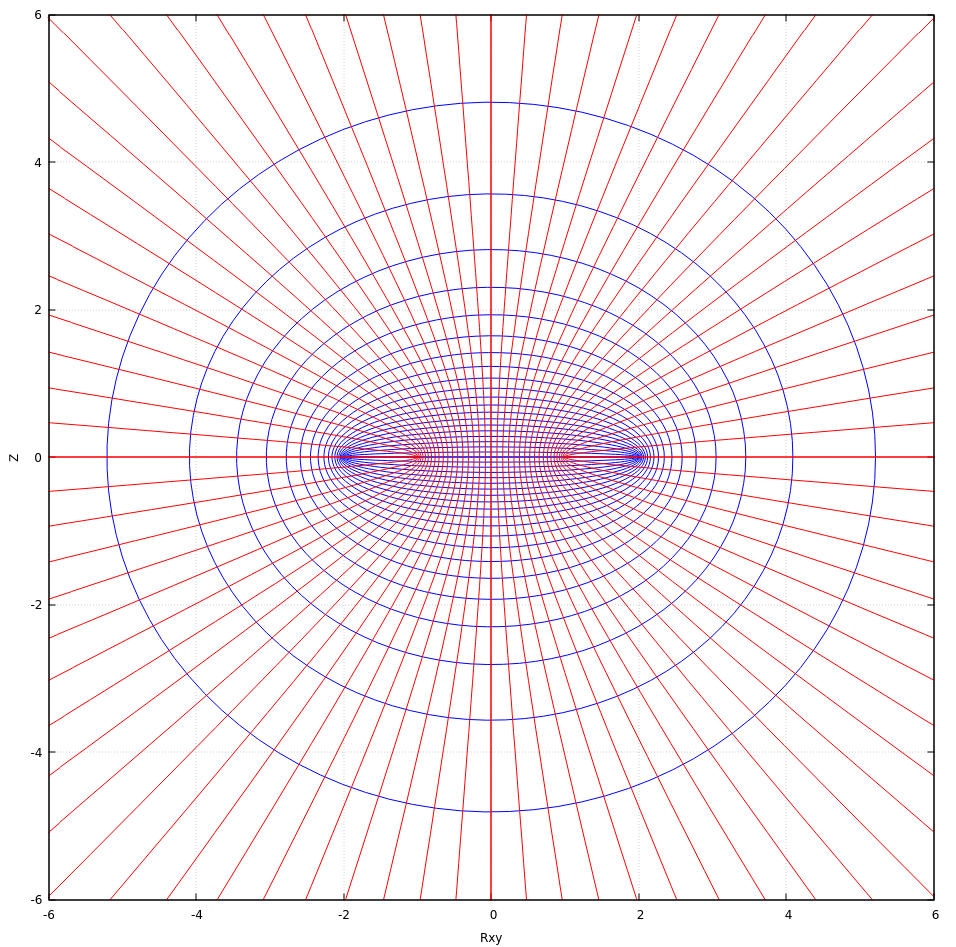

Generate this figure with gnuplot:

# gnuplot script for plot (v)

reset

set style line 1 \
    linewidth 1.000 \
    dashtype solid \
    pointtype 1 \
    pointsize 1 \
    pointinterval 0


                

unset autoscale
set xrange [-6.0:6.0]
set xlabel "Rxy"
set yrange [-6.0:6.0]
set ylabel "Z"
set size square

unset key
set grid

set parametric
set isosamples 30
set trange [0:2*pi]


res = 20 #resolution
d = 2    #parameter d

Er(x1,t) = sqrt(x1**2+d**2)*cos(t)
Ez(x1,t) = x1*sin(t)

Hr(x2,t) = sqrt(1-x2**2)*cosh(t)
Hz(x2,t) = x2*sinh(t)
p for [n=0:res] x1=tan(0.5*pi*n/(1.15*res)) Er(x1,t), Ez(x1,t) w l ls 1 lc 'blue' \
, for [n=0:res] x2=sin(0.5*pi*n/res)  Hr(x2,t),  Hz(x2,t) w l ls 1 lc 'red'\
, for [n=0:res] x2=sin(0.5*pi*n/res)  Hr(x2,t), -Hz(x2,t) w l ls 1 lc 'red'\
, for [n=0:res] x2=sin(0.5*pi*n/res)  Hr(x2,t)*(-1), -Hz(x2,t) w l ls 1 lc 'red'\
, for [n=0:res] x2=sin(0.5*pi*n/res)  Hr(x2,t)*(-1),  Hz(x2,t) w l ls 1 lc 'red'
